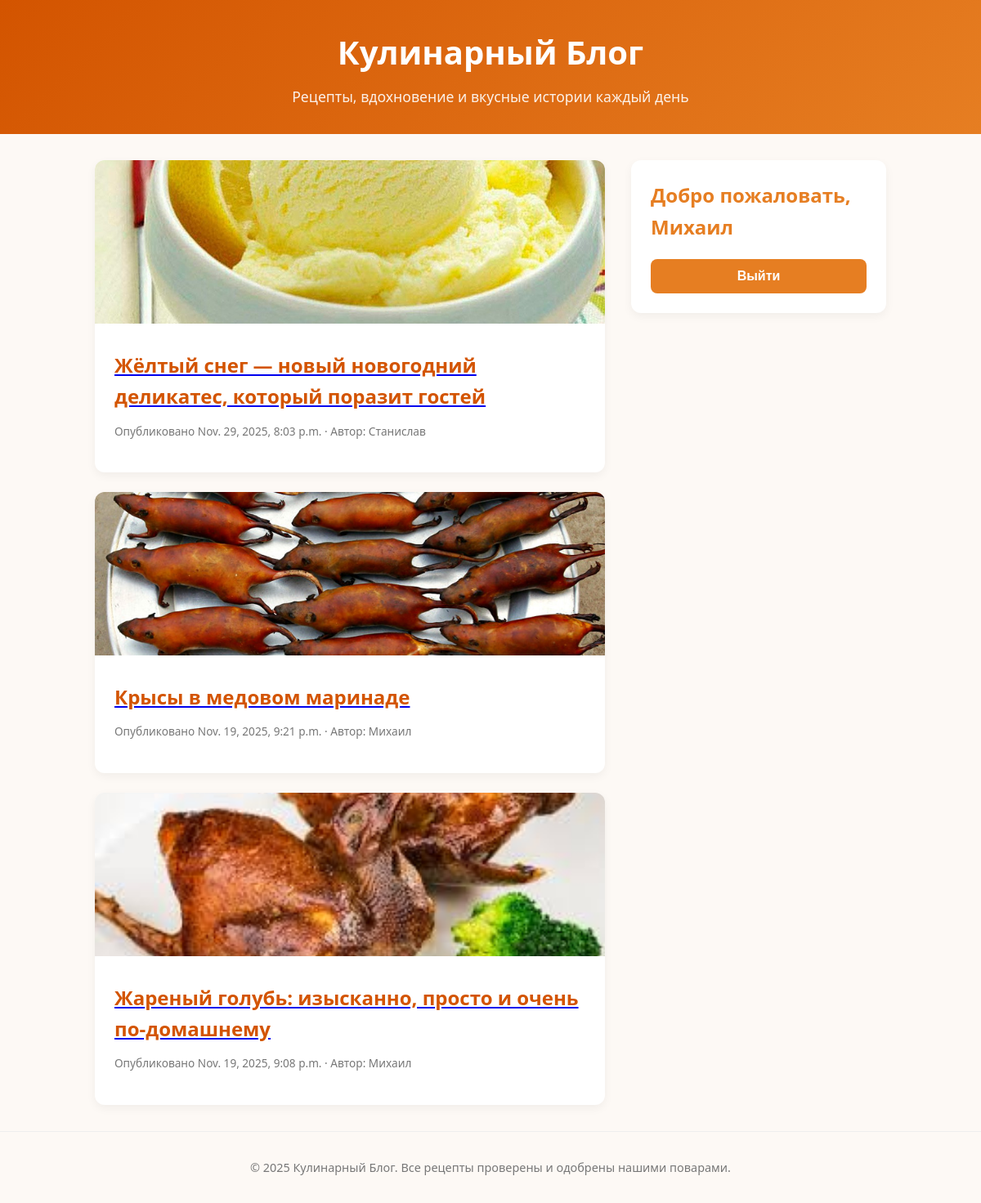
Screenshot of / (signed in) with the database file from the repository.
### Main/models.py (models this page shows, shortened)
class Article(models.Model):
    author = models.ForeignKey(User, on_delete=models.CASCADE, editable=True)
    title = models.CharField(max_length=100)
    pub_date = models.DateTimeField('publication date', auto_now_add=True)
    article = tinymce_models.HTMLField()
    image = models.ImageField(upload_to='articles', blank=True, null=True)

### Main/views.py (the view)
# urls.py: path('', views.index, name='index'),
def index(request):
    cards = Article.objects.order_by('-pub_date')[:5]
    context = {'cards':cards}
    return render(request, 'index.html', context)

### Main/templates/index.html (shortened to what this page needs)
<!DOCTYPE html>
<html lang="ru">
<head>
</head>
<body>
  <header>
    <h1>Кулинарный Блог</h1>
    <p class="tagline">Рецепты, вдохновение и вкусные истории каждый день</p>
  </header>
  <main>
    <section class="posts">
        {%for card in cards %}
      <article class="post">
        <img src="{{card.image.url}}" alt="card.title">
        <div class="post-content">
          <a href="{% url 'article_url' card.id %}"> <h2>{{card.title}}</h2></a>
          <p class="post-meta">Опубликовано {{card.pub_date}} · Автор: {{card.author.first_name}}</p>
        </div>
      </article>
        {% endfor %}
    </section>
    <aside class="sidebar">
      {% if not user.is_authenticated %}
      <h2>Вход</h2>
      <form id="registerForm" class="register-form" method="POST" action="{% url 'authorization' %}">
         {% csrf_token %}
        <input type="text" name="login" id="login" placeholder="Логин" required>
        <input type="password" name="password" id="password" placeholder="Пароль (мин. 6 символов)" required minlength="6">
        <button type="submit" class="btn">Войти</button>
          <a href="{% url 'register' %}">Регистрация</a>
      </form>
        {% else %}
        <h2>Добро пожаловать, {{user.first_name}}</h2>
        <form id="logoutForm" class="register-form" method="POST" action="{% url 'logout' %}">
        <button type="submit" class="btn">Выйти</button>
        </form>
        {% endif %}
    </aside>
  </main>
  <footer>
    <p>© 2025 Кулинарный Блог. Все рецепты проверены и одобрены нашими поварами.</p>
  </footer>
</body>
</html>

### Main/templates/index.html (style rules this page uses)
* { margin: 0; padding: 0; box-sizing: border-box; }
body { font-family: 'Segoe UI', Tahoma, Geneva, Verdana, sans-serif; line-height: 1.6; color: #333; background-color: #fdf9f5; }
header { background: linear-gradient(135deg, #d35400, #e67e22); color: white; text-align: center; padding: 2rem 1rem; }
h1 { font-size: 2.5rem; margin-bottom: 0.5rem; }
.tagline { font-size: 1.1rem; opacity: 0.9; }
main { max-width: 1000px; margin: 2rem auto; padding: 0 1rem; display: grid; grid-template-columns: 2fr 1fr; gap: 2rem; }
.posts { display: flex; flex-direction: column; gap: 1.5rem; }
.post { background: white; border-radius: 12px; overflow: hidden; box-shadow: 0 4px 12px rgba(0,0,0,0.05); transition: transform 0.3s ease; }
.post img { width: 100%; height: 200px; object-fit: cover; }
.post-content { padding: 1.5rem; }
.post h2 { color: #d35400; margin-bottom: 0.75rem; }
.post-meta { font-size: 0.85rem; color: #777; margin-bottom: 1rem; }
.sidebar { background: white; padding: 1.5rem; border-radius: 12px; box-shadow: 0 4px 12px rgba(0,0,0,0.05); align-self: start; }
.sidebar h2 { color: #e67e22; margin-bottom: 1.25rem; font-size: 1.5rem; }
.register-form { display: flex; flex-direction: column; gap: 1rem; }
.btn { background: #e67e22; color: white; border: none; padding: 0.75rem; font-size: 1rem; font-weight: 600; border-radius: 8px; cursor: pointer; transition: background 0.3s; }
footer { text-align: center; padding: 2rem; color: #777; font-size: 0.9rem; border-top: 1px solid #eee; margin-top: 2rem; }

### rows the page displays
Article: image (picture), title "Жёлтый снег — новый новогодний деликатес, который поразит гостей", pub_date "Nov. 29, 2025, 8:03 p.m.", author.first_name "Станислав"
Article: image (picture), title "Крысы в медовом маринаде", pub_date "Nov. 19, 2025, 9:21 p.m.", author.first_name "Михаил"
Article: image (picture), title "Жареный голубь: изысканно, просто и очень по-домашнему", pub_date "Nov. 19, 2025, 9:08 p.m.", author.first_name "Михаил"

### other values shown
{{ user.first_name }} "Михаил"
